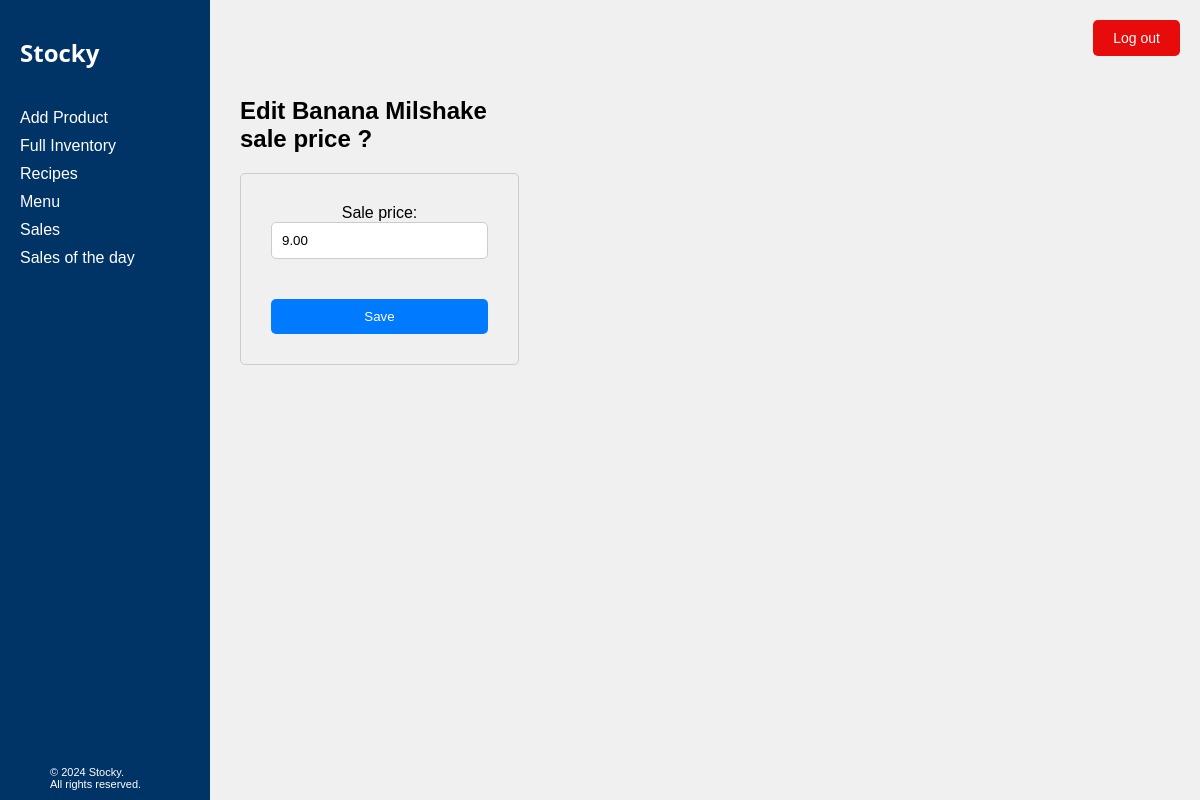
The app's page /menu/41/edit/ (signed in), older data.
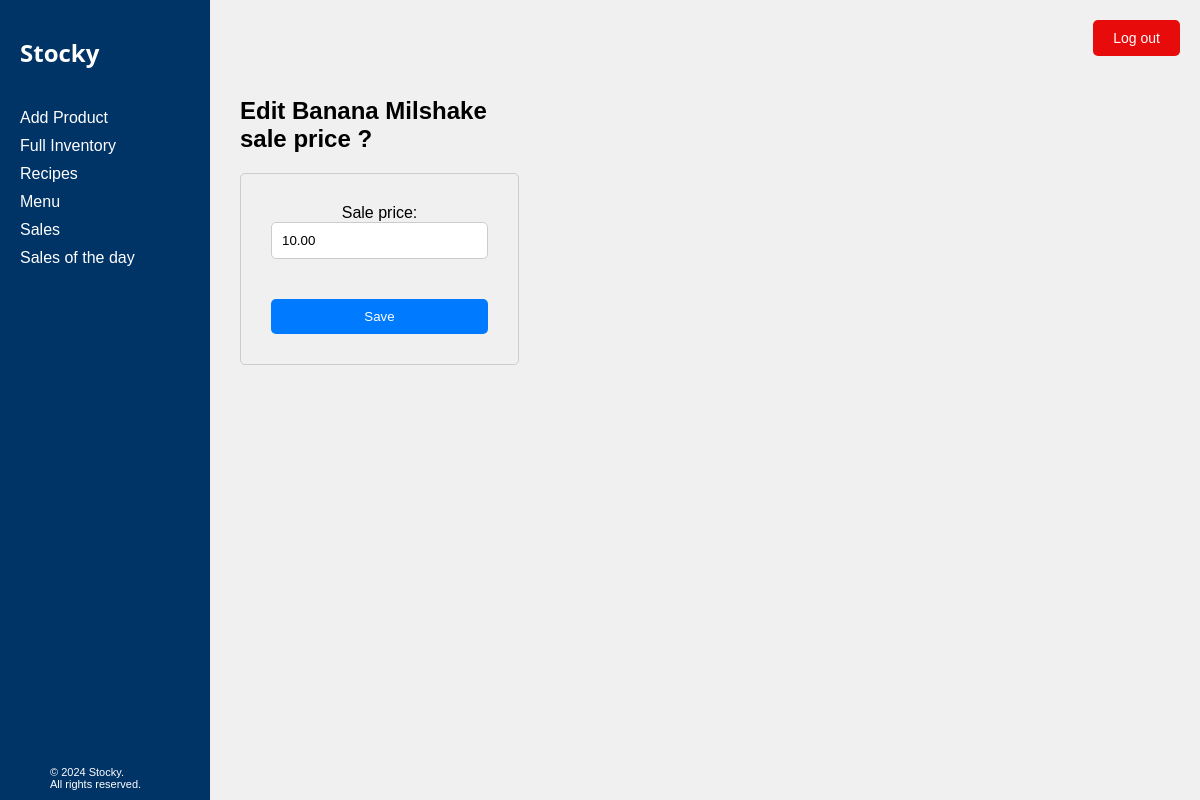
The same page, newer data.
### Inventory/models.py (models this page shows, shortened)
class RecipePrice(models.Model):
    recipe = models.ForeignKey(Recipe, on_delete= models.CASCADE)
    production_price = models.DecimalField(max_digits=10, decimal_places=2 , default = 0.0)
    sale_price = models.DecimalField(max_digits = 10, decimal_places=2,default = 0.0)
    gain = models.DecimalField(max_digits = 10, decimal_places=2, default = 0.0)

class Recipe(models.Model):
    name = models.CharField(max_length = 100)
    def __str__(self):
        return f"{self.name}"
    class Meta:
        verbose_name = "Name of Recipe"

### Inventory/views.py (the view)
# urls.py: path('menu/<int:pk>/edit/', views.menu_edit, name='menu_edit'),
def menu_edit(request, pk):
    meal = get_object_or_404(RecipePrice, pk = pk)
    if request.method == 'POST':
        form = MealForm(request.POST, instance=meal)
        if form.is_valid():
            sale_price= form.cleaned_data['sale_price']
            rp_instance = RecipePrice.objects.get(id = pk)
            rp_instance.production_price = calculate_recipe_cost(rp_instance.recipe_id)
            print(rp_instance.production_price)
            rp_instance.sale_price = sale_price
            rp_instance.gain = sale_price - rp_instance.production_price
            rp_instance.save()
            return redirect('menu')
    else:
        form = MealForm(instance=meal)
        return render(request, 'Inventory/menu_edit.html', context={'form': form, 'meal':meal})

### Inventory/forms.py
class MealForm(forms.ModelForm):
    class Meta:
        model = RecipePrice
        fields = ['sale_price']

### Inventory/templates/Inventory/menu_edit.html (shortened to what this page needs)
{% extends 'base.html' %}
{% block content %}
<div class="content-sec">
    <h2>Edit {{ meal.recipe}} sale price ? </h2>
<form method="post">
    {{ form.as_p }}
    <button type="submit"> Save</button>
</form>
</div>
{% endblock content %}

Row changes from the older to the newer data that the page shows:
changed RecipePrice "Banana Milshake": sale_price "9.00" → "10.00"
